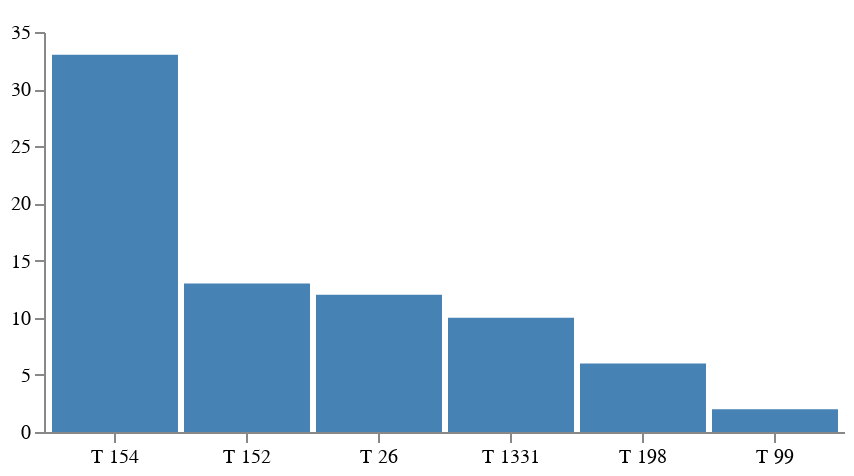

Source (Vega-Lite JSON):
### Vega specification from a JSON file in a GitHub repository (floating-point values rounded to 4 significant figures)
{"$schema": "https://vega.github.io/schema/vega/v6.json", "width": 400, "height": 200, "padding": 5, "data": [{"name": "table", "values": [{"taisho_no": "T 154 ", "amount": "33"}, {"taisho_no": "T 152 ", "amount": "13"}, {"taisho_no": "T 26 ", "amount": "12"}, {"taisho_no": "T 1331 ", "amount": "10"}, {"taisho_no": "T 198 ", "amount": "6"}, {"taisho_no": "T 99 ", "amount": "2"}]}], "signals": [{"name": "tooltip", "value": {}, "on": [{"events": "rect:mouseover", "update": "datum"}, {"events": "rect:mouseout", "update": "{}"}]}], "scales": [{"name": "xscale", "type": "band", "domain": {"data": "table", "field": "taisho_no"}, "range": "width", "padding": 0.05, "round": true}, {"name": "yscale", "domain": {"data": "table", "field": "amount"}, "nice": true, "range": "height"}], "axes": [{"orient": "bottom", "scale": "xscale"}, {"orient": "left", "scale": "yscale"}], "marks": [{"type": "rect", "from": {"data": "table"}, "encode": {"enter": {"x": {"scale": "xscale", "field": "taisho_no"}, "width": {"scale": "xscale", "band": 1}, "y": {"scale": "yscale", "field": "amount"}, "y2": {"scale": "yscale", "value": 0}}, "update": {"fill": {"value": "steelblue"}}, "hover": {"fill": {"value": "red"}}}}, {"type": "text", "encode": {"enter": {"align": {"value": "center"}, "baseline": {"value": "bottom"}, "fill": {"value": "#333"}}, "update": {"x": {"scale": "xscale", "signal": "tooltip.taisho_no", "band": 0.5}, "y": {"scale": "yscale", "signal": "tooltip.amount", "offset": -2}, "text": {"signal": "tooltip.amount"}, "fillOpacity": [{"test": "isNaN(tooltip.amount)", "value": 0}, {"value": 1}]}}}]}
